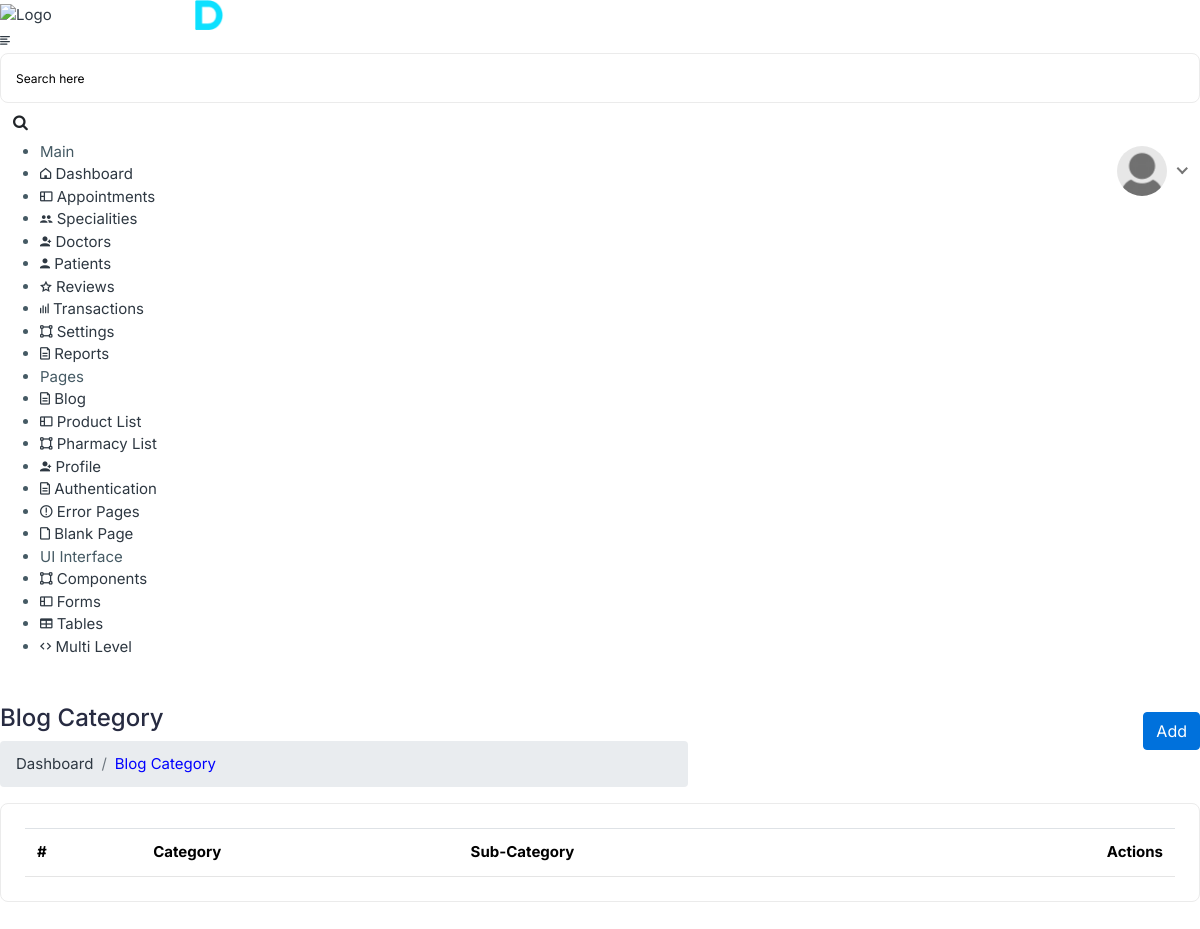
The page /blogcategeory/ (signed in) on the database as committed earlier.
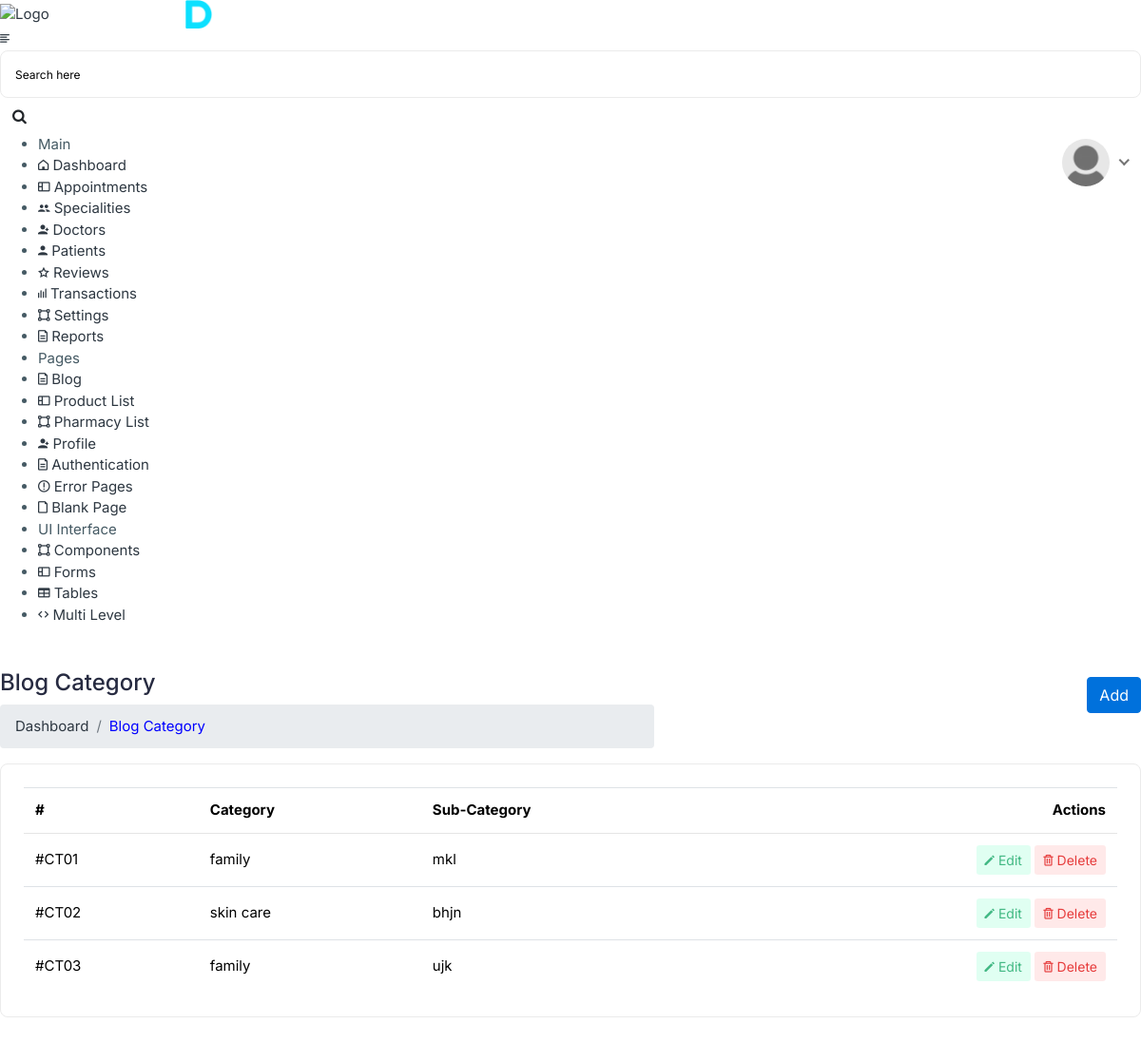
The same page on the database as committed later.
### Admin_hospital/models.py (models this page shows, shortened)
class blog_subcategory(models.Model):
    cats=models.ForeignKey(blog_categeory,related_name='blog_cat',on_delete=models.CASCADE)
    subcat = models.CharField(max_length=30)
    date_created=models.DateField(auto_now=True)

class blog_categeory(models.Model):
    cat = models.CharField(max_length=30)
    date_created=models.DateField(auto_now=True)
    def __str__(self):
        return self.cat

### Admin_hospital/views.py (the view, shortened to what this page needs)
# urls.py: path('blogcategeory/',views.blogcategeory,name='blogcategeory'),
def blogcategeory(request):
    if request.user.is_authenticated:
        ctgry = blog_subcategory.objects.all()
    else:
        return redirect('error404')
    return render(request,'Admin_hospital/blog-category.html',{'cat':ctgry})

### Admin_hospital/templates/Admin_hospital/blog-category.html (shortened to what this page needs)
{% extends 'adminbasic.html' %}
{% load static %}
{% block body %}
		<div class="page-wrapper">
			<div class="content container-fluid">
				<div class="page-header">
					<div class="row">
						<div class="col-sm-7 col-auto">
							<h3 class="page-title">Blog Category</h3>
							<ul class="breadcrumb">
								<li class="breadcrumb-item"><a href="{% url 'adminhome' %}">Dashboard</a></li>
								<li class="breadcrumb-item active" style="color:blue">Blog Category</li>
							</ul>
						</div>
						<div class="col-sm-5 col">
							<a class="btn btn-primary float-right mt-2" data-toggle="modal"
								href="#Add_Specialities_details">Add</a>
						</div>
					</div>
				</div>
				<div class="row">
					<div class="col-sm-12">
						<div class="card">
							<div class="card-body">
								<div class="table-responsive">
									<table class="datatable table table-hover table-center mb-0">
										<thead>
											<tr>
												<th>#</th>
												<th>Category</th>
                                                <th>Sub-Category</th>
												<th class="text-right">Actions</th>
											</tr>
										</thead>
										<tbody>{% for i in cat %}
											<tr>
												<td>#CT0{{forloop.counter}}</td>
												<td>
														{{i.cats}}
												</td><td>{{i.subcat}}</td>
												<td class="text-right">
													<div class="actions">
														<a class="btn btn-sm bg-success-light" data-toggle="modal"
					 onclick="$('#subid').val('{{i.id}}');$('#catid').val('{{i.cats.id}}');"	href="#edit_specialities_details">
															<i class="fe fe-pencil"></i> Edit
														</a>
														<a class="btn btn-sm bg-danger-light" data-toggle="modal"
							onclick="$('#catids').val('{{i.id}}');"	href="#delete_modal">
															<i class="fe fe-trash"></i> Delete
														</a>
													</div>
												</td>
											</tr>
											{% endfor %}
										</tbody>
									</table>
								</div>
							</div>
						</div>
					</div>
				</div>
			</div>
		</div>
		{% endblock body %}

Rows that differ between the two databases and show on the page:
added blog_subcategory: cats "family", subcat "mkl"
added blog_subcategory: cats "skin care", subcat "bhjn"
added blog_subcategory: cats "family", subcat "ujk"
